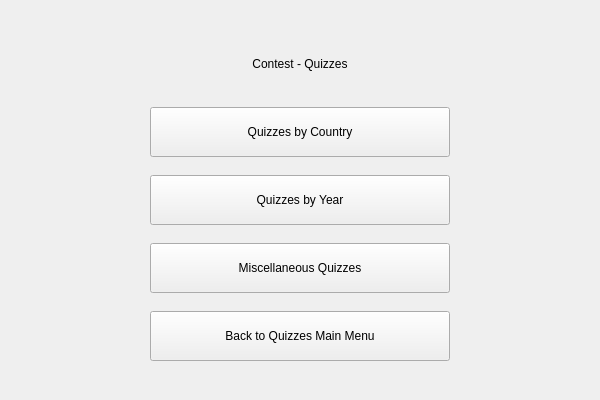
<?xml version="1.0" encoding="UTF-8"?>
<ui version="4.0">
 <class>quizzes_contest_main_menu</class>
 <widget class="QWidget" name="quizzes_contest_main_menu">
  <property name="geometry">
   <rect>
    <x>0</x>
    <y>0</y>
    <width>600</width>
    <height>400</height>
   </rect>
  </property>
  <property name="sizePolicy">
   <sizepolicy hsizetype="Expanding" vsizetype="Preferred">
    <horstretch>0</horstretch>
    <verstretch>0</verstretch>
   </sizepolicy>
  </property>
  <property name="windowTitle">
   <string>Form</string>
  </property>
  <property name="layoutDirection">
   <enum>Qt::LayoutDirection::LeftToRight</enum>
  </property>
  <layout class="QHBoxLayout" name="horizontalLayout">
   <item>
    <spacer name="left_spacer">
     <property name="orientation">
      <enum>Qt::Orientation::Horizontal</enum>
     </property>
     <property name="sizeType">
      <enum>QSizePolicy::Policy::Maximum</enum>
     </property>
     <property name="sizeHint" stdset="0">
      <size>
       <width>300</width>
       <height>20</height>
      </size>
     </property>
    </spacer>
   </item>
   <item>
    <layout class="QVBoxLayout" name="vertical_layout">
     <item>
      <spacer name="top_spacer">
       <property name="orientation">
        <enum>Qt::Orientation::Vertical</enum>
       </property>
       <property name="sizeHint" stdset="0">
        <size>
         <width>20</width>
         <height>54</height>
        </size>
       </property>
      </spacer>
     </item>
     <item>
      <widget class="QLabel" name="title_label">
       <property name="sizePolicy">
        <sizepolicy hsizetype="Fixed" vsizetype="Minimum">
         <horstretch>0</horstretch>
         <verstretch>0</verstretch>
        </sizepolicy>
       </property>
       <property name="minimumSize">
        <size>
         <width>300</width>
         <height>50</height>
        </size>
       </property>
       <property name="text">
        <string>Contest - Quizzes</string>
       </property>
       <property name="alignment">
        <set>Qt::AlignmentFlag::AlignCenter</set>
       </property>
      </widget>
     </item>
     <item>
      <spacer name="middle_spacer_2">
       <property name="orientation">
        <enum>Qt::Orientation::Vertical</enum>
       </property>
       <property name="sizeType">
        <enum>QSizePolicy::Policy::Fixed</enum>
       </property>
       <property name="sizeHint" stdset="0">
        <size>
         <width>20</width>
         <height>12</height>
        </size>
       </property>
      </spacer>
     </item>
     <item>
      <widget class="QPushButton" name="by_country_button">
       <property name="sizePolicy">
        <sizepolicy hsizetype="Fixed" vsizetype="Fixed">
         <horstretch>0</horstretch>
         <verstretch>0</verstretch>
        </sizepolicy>
       </property>
       <property name="minimumSize">
        <size>
         <width>300</width>
         <height>50</height>
        </size>
       </property>
       <property name="text">
        <string>Quizzes by Country</string>
       </property>
      </widget>
     </item>
     <item>
      <spacer name="middle_spacer_1">
       <property name="orientation">
        <enum>Qt::Orientation::Vertical</enum>
       </property>
       <property name="sizeType">
        <enum>QSizePolicy::Policy::Fixed</enum>
       </property>
       <property name="sizeHint" stdset="0">
        <size>
         <width>20</width>
         <height>12</height>
        </size>
       </property>
      </spacer>
     </item>
     <item>
      <widget class="QPushButton" name="by_year_button">
       <property name="sizePolicy">
        <sizepolicy hsizetype="Fixed" vsizetype="Fixed">
         <horstretch>0</horstretch>
         <verstretch>0</verstretch>
        </sizepolicy>
       </property>
       <property name="minimumSize">
        <size>
         <width>300</width>
         <height>50</height>
        </size>
       </property>
       <property name="text">
        <string>Quizzes by Year</string>
       </property>
      </widget>
     </item>
     <item>
      <spacer name="middle_spacer_3">
       <property name="orientation">
        <enum>Qt::Orientation::Vertical</enum>
       </property>
       <property name="sizeType">
        <enum>QSizePolicy::Policy::Fixed</enum>
       </property>
       <property name="sizeHint" stdset="0">
        <size>
         <width>20</width>
         <height>12</height>
        </size>
       </property>
      </spacer>
     </item>
     <item>
      <widget class="QPushButton" name="misc_button">
       <property name="sizePolicy">
        <sizepolicy hsizetype="Fixed" vsizetype="Fixed">
         <horstretch>0</horstretch>
         <verstretch>0</verstretch>
        </sizepolicy>
       </property>
       <property name="minimumSize">
        <size>
         <width>300</width>
         <height>50</height>
        </size>
       </property>
       <property name="text">
        <string>Miscellaneous Quizzes</string>
       </property>
      </widget>
     </item>
     <item>
      <spacer name="middle_spacer_4">
       <property name="orientation">
        <enum>Qt::Orientation::Vertical</enum>
       </property>
       <property name="sizeType">
        <enum>QSizePolicy::Policy::Fixed</enum>
       </property>
       <property name="sizeHint" stdset="0">
        <size>
         <width>20</width>
         <height>12</height>
        </size>
       </property>
      </spacer>
     </item>
     <item>
      <widget class="QPushButton" name="back_button">
       <property name="sizePolicy">
        <sizepolicy hsizetype="Fixed" vsizetype="Fixed">
         <horstretch>0</horstretch>
         <verstretch>0</verstretch>
        </sizepolicy>
       </property>
       <property name="minimumSize">
        <size>
         <width>300</width>
         <height>50</height>
        </size>
       </property>
       <property name="text">
        <string>Back to Quizzes Main Menu</string>
       </property>
      </widget>
     </item>
     <item>
      <spacer name="bottom_spacer">
       <property name="orientation">
        <enum>Qt::Orientation::Vertical</enum>
       </property>
       <property name="sizeHint" stdset="0">
        <size>
         <width>20</width>
         <height>54</height>
        </size>
       </property>
      </spacer>
     </item>
    </layout>
   </item>
   <item>
    <spacer name="right_spacer">
     <property name="orientation">
      <enum>Qt::Orientation::Horizontal</enum>
     </property>
     <property name="sizeType">
      <enum>QSizePolicy::Policy::Maximum</enum>
     </property>
     <property name="sizeHint" stdset="0">
      <size>
       <width>300</width>
       <height>20</height>
      </size>
     </property>
    </spacer>
   </item>
  </layout>
 </widget>
 <resources/>
 <connections/>
</ui>
